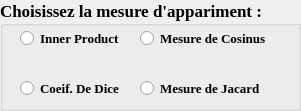
     <widget class="QGroupBox" name="measurementGroupBox_2">
      <property name="geometry">
       <rect>
        <x>20</x>
        <y>170</y>
        <width>301</width>
        <height>111</height>
       </rect>
      </property>
      <property name="font">
       <font>
        <family>Times New Roman</family>
        <pointsize>13</pointsize>
        <weight>75</weight>
        <bold>true</bold>
       </font>
      </property>
      <property name="styleSheet">
       <string notr="true"/>
      </property>
      <property name="title">
       <string>Choisissez la mesure d'appariment :</string>
      </property>
      <widget class="QRadioButton" name="innerProductRB_2">
       <property name="geometry">
        <rect>
         <x>20</x>
         <y>30</y>
         <width>111</width>
         <height>17</height>
        </rect>
       </property>
       <property name="font">
        <font>
         <family>Times New Roman</family>
         <pointsize>10</pointsize>
         <weight>75</weight>
         <bold>true</bold>
        </font>
       </property>
       <property name="text">
        <string>Inner Product</string>
       </property>
      </widget>
      <widget class="QRadioButton" name="diceRB_2">
       <property name="geometry">
        <rect>
         <x>20</x>
         <y>80</y>
         <width>101</width>
         <height>17</height>
        </rect>
       </property>
       <property name="font">
        <font>
         <family>Times New Roman</family>
         <pointsize>10</pointsize>
         <weight>75</weight>
         <bold>true</bold>
        </font>
       </property>
       <property name="text">
        <string>Coeif. De Dice</string>
       </property>
      </widget>
      <widget class="QRadioButton" name="cosinusRB_2">
       <property name="geometry">
        <rect>
         <x>140</x>
         <y>30</y>
         <width>141</width>
         <height>17</height>
        </rect>
       </property>
       <property name="font">
        <font>
         <family>Times New Roman</family>
         <pointsize>10</pointsize>
         <weight>75</weight>
         <bold>true</bold>
        </font>
       </property>
       <property name="text">
        <string>Mesure de Cosinus</string>
       </property>
      </widget>
      <widget class="QRadioButton" name="jacardRB_2">
       <property name="geometry">
        <rect>
         <x>140</x>
         <y>80</y>
         <width>121</width>
         <height>17</height>
        </rect>
       </property>
       <property name="font">
        <font>
         <family>Times New Roman</family>
         <pointsize>10</pointsize>
         <weight>75</weight>
         <bold>true</bold>
        </font>
       </property>
       <property name="text">
        <string>Mesure de Jacard</string>
       </property>
      </widget>
     </widget>
